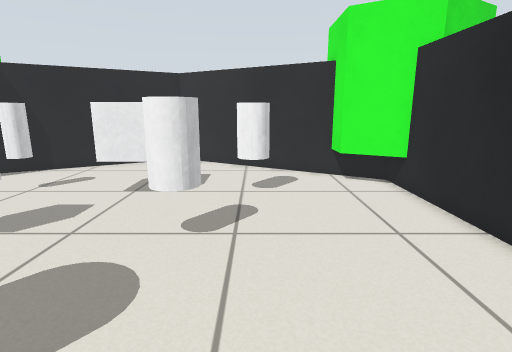
view 1 (above)

12 first-person views from a walk through a Gazebo world. The camera is 0.73 m above the floor, tilts 12° down and sees 80° across. The floor is counted in squares, 0.25 m on a side. Each view is taken from the middle of a square. On the plan, view 1 faces up. The plan holds only what a view shows up to about 20 squares ahead; the rest is blank. The place goes on beyond the plan.

view 2
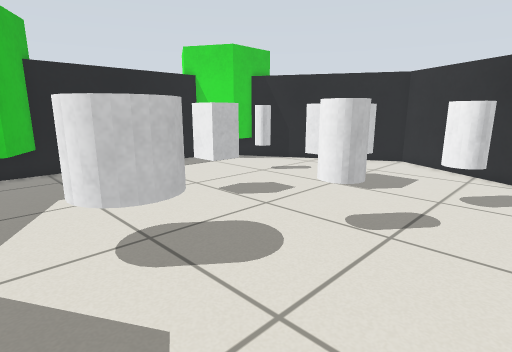

view 3
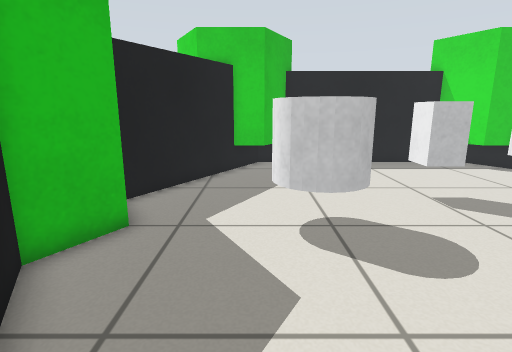

view 4
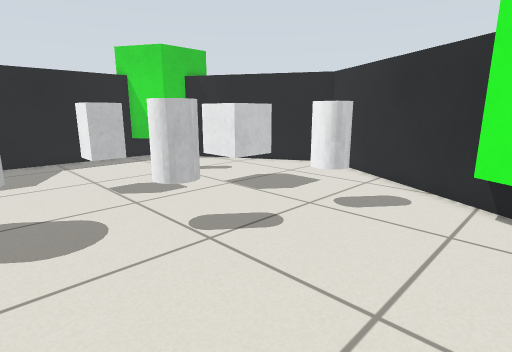

view 5
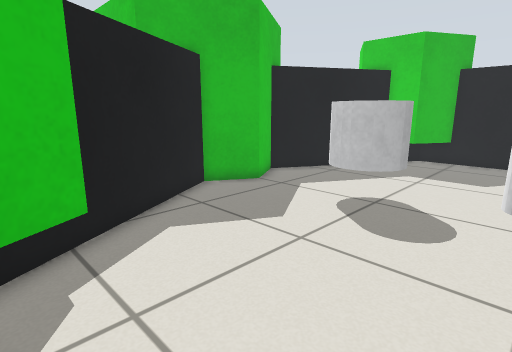

view 6
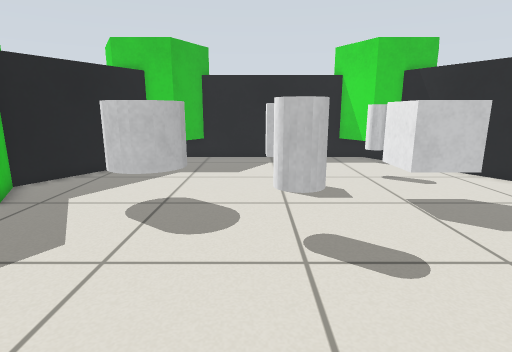

view 7
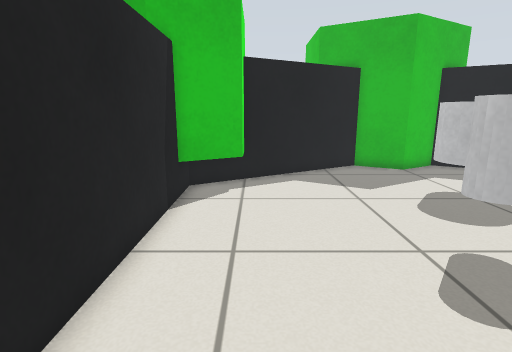

view 8
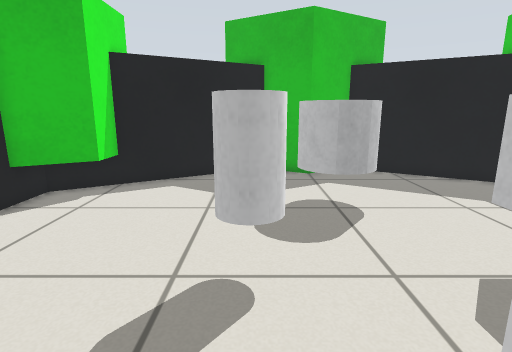

view 9
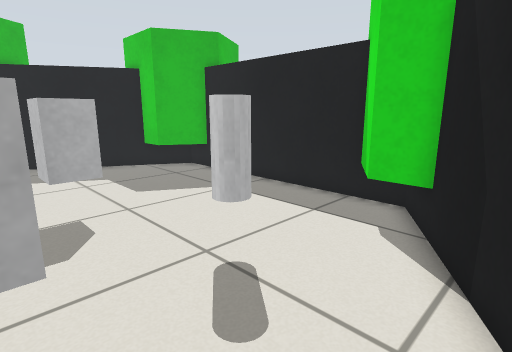

view 10
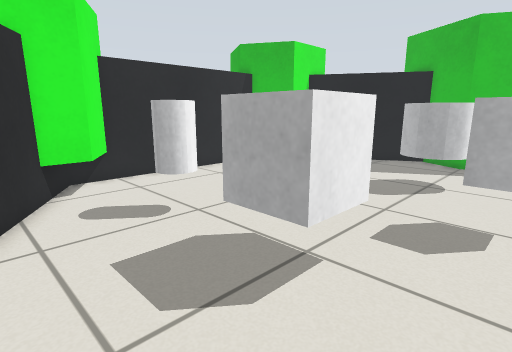

view 11
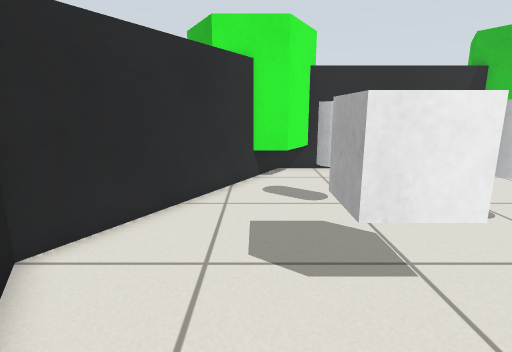

view 12
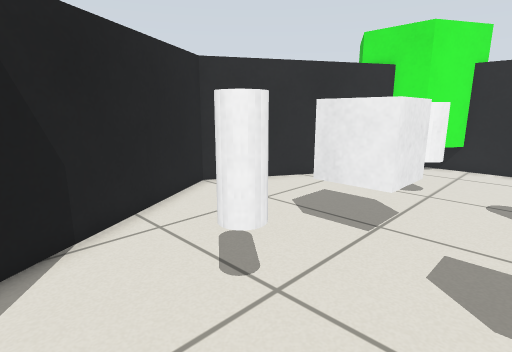

### Floor plan
Points are (right, up) in squares from view 1. A wall is a line through its corners. A room is listed if a view was taken in it or the views show most of it. See-through windows are left out.
Room 1 (views 1, 2, 3, 4, 5, 6, 7, 8, 9, 10, 11, 12)
walls: (-12.5, 14.1) (-12.5, 12.6) (-14.7, 11.3); (-14.7, 2.7) (-12.5, 1.4) (-12.5, -0.1); (3.5, -0.1) (3.5, 1.4) (5.7, 2.7); (5.7, 11.3) (3.5, 12.6) (3.5, 14.1); (-4.8, 18.6) (-14.7, 12.9) (-14.7, 1.1) (-6.6, -3.5) (-4.5, -2.3) (-2.4, -3.5) (5.7, 1.1) (5.7, 12.9) (-4.2, 18.5)
objects: white cylinder (-9, 11) to (-9, 12); white box (-8, 7) to (-7, 7); white cylinder (-6, 2) to (-3, 4); white box (-5, 11) to (-4, 12); white cylinder (-2, 7) to (-1, 7); white cylinder (-1, 11) to (0, 12)

Where each view was taken, in squares from view 1:
view 1: 0 up, 0 right, facing up
view 2: 0 up, 2 right, facing up-left
view 3: 1 up, 3 right, facing left
view 4: 3 up, 5 right, facing up-left
view 5: 7 up, 5 right, facing down-left
view 6: 6 up, 5 right, facing left
view 7: 13 up, 3 right, facing down
view 8: 12 up, 2 left, facing down
view 9: 16 up, 5 left, facing down-left
view 10: 16 up, 8 left, facing down-right
view 11: 14 up, 10 left, facing right
view 12: 8 up, 12 left, facing up-right
